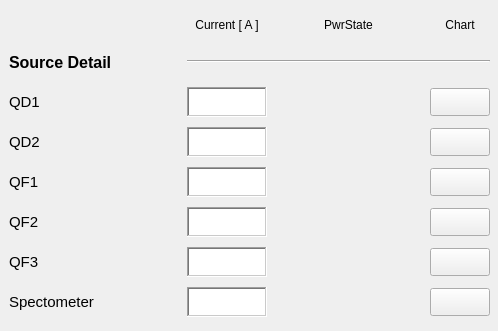
       <widget class="QWidget" name="scrollAreaWidgetContents_19">
        <property name="geometry">
         <rect>
          <x>0</x>
          <y>0</y>
          <width>498</width>
          <height>331</height>
         </rect>
        </property>
        <widget class="QWidget" name="layoutWidget">
         <property name="geometry">
          <rect>
           <x>9</x>
           <y>9</y>
           <width>481</width>
           <height>313</height>
          </rect>
         </property>
         <layout class="QGridLayout" name="gridLayout_6">
          <item row="0" column="1">
           <widget class="PyDMLabel" name="PyDMLabel_54">
            <property name="minimumSize">
             <size>
              <width>0</width>
              <height>24</height>
             </size>
            </property>
            <property name="maximumSize">
             <size>
              <width>16777215</width>
              <height>24</height>
             </size>
            </property>
            <property name="toolTip">
             <string/>
            </property>
            <property name="text">
             <string>Current [ A ]</string>
            </property>
            <property name="alignment">
             <set>Qt::AlignCenter</set>
            </property>
           </widget>
          </item>
          <item row="0" column="2">
           <widget class="PyDMLabel" name="PyDMLabel_56">
            <property name="toolTip">
             <string/>
            </property>
            <property name="text">
             <string>PwrState</string>
            </property>
            <property name="alignment">
             <set>Qt::AlignCenter</set>
            </property>
           </widget>
          </item>
          <item row="0" column="3">
           <widget class="PyDMLabel" name="PyDMLabel_115">
            <property name="toolTip">
             <string/>
            </property>
            <property name="text">
             <string>Chart</string>
            </property>
            <property name="alignment">
             <set>Qt::AlignCenter</set>
            </property>
           </widget>
          </item>
          <item row="1" column="0">
           <widget class="PyDMLabel" name="PyDMLabel_116">
            <property name="minimumSize">
             <size>
              <width>172</width>
              <height>30</height>
             </size>
            </property>
            <property name="maximumSize">
             <size>
              <width>172</width>
              <height>30</height>
             </size>
            </property>
            <property name="font">
             <font>
              <pointsize>12</pointsize>
              <weight>75</weight>
              <bold>true</bold>
             </font>
            </property>
            <property name="toolTip">
             <string/>
            </property>
            <property name="text">
             <string>Source Detail</string>
            </property>
           </widget>
          </item>
          <item row="1" column="1" colspan="3">
           <widget class="Line" name="line_11">
            <property name="sizeIncrement">
             <size>
              <width>0</width>
              <height>0</height>
             </size>
            </property>
            <property name="baseSize">
             <size>
              <width>0</width>
              <height>0</height>
             </size>
            </property>
            <property name="autoFillBackground">
             <bool>false</bool>
            </property>
            <property name="frameShadow">
             <enum>QFrame::Sunken</enum>
            </property>
            <property name="lineWidth">
             <number>1</number>
            </property>
            <property name="midLineWidth">
             <number>0</number>
            </property>
            <property name="orientation">
             <enum>Qt::Horizontal</enum>
            </property>
           </widget>
          </item>
          <item row="2" column="0">
           <widget class="PyDMLabel" name="PyDMLabel_117">
            <property name="minimumSize">
             <size>
              <width>172</width>
              <height>30</height>
             </size>
            </property>
            <property name="maximumSize">
             <size>
              <width>172</width>
              <height>30</height>
             </size>
            </property>
            <property name="font">
             <font>
              <pointsize>11</pointsize>
             </font>
            </property>
            <property name="toolTip">
             <string/>
            </property>
            <property name="text">
             <string>QD1</string>
            </property>
           </widget>
          </item>
          <item row="2" column="1">
           <widget class="PyDMLabel" name="PyDMLabel_60">
            <property name="enabled">
             <bool>true</bool>
            </property>
            <property name="minimumSize">
             <size>
              <width>80</width>
              <height>30</height>
             </size>
            </property>
            <property name="maximumSize">
             <size>
              <width>80</width>
              <height>30</height>
             </size>
            </property>
            <property name="toolTip">
             <string/>
            </property>
            <property name="accessibleDescription">
             <string/>
            </property>
            <property name="layoutDirection">
             <enum>Qt::LeftToRight</enum>
            </property>
            <property name="autoFillBackground">
             <bool>false</bool>
            </property>
            <property name="styleSheet">
             <string notr="true">background-color: qlineargradient(spread:pad, x1:0, y1:0, x2:1, y2:1, stop:0 rgba(255, 255, 255, 255), stop:1 rgba(255, 255, 255, 255));</string>
            </property>
            <property name="frameShape">
             <enum>QFrame::WinPanel</enum>
            </property>
            <property name="frameShadow">
             <enum>QFrame::Sunken</enum>
            </property>
            <property name="alignment">
             <set>Qt::AlignRight|Qt::AlignTrailing|Qt::AlignVCenter</set>
            </property>
            <property name="channel" stdset="0">
             <string>LI-01:PS-QD1:Current-Mon</string>
            </property>
           </widget>
          </item>
          <item row="2" column="3">
           <widget class="PyDMPushButton" name="PyDMPushButton_53">
            <property name="minimumSize">
             <size>
              <width>60</width>
              <height>28</height>
             </size>
            </property>
            <property name="maximumSize">
             <size>
              <width>60</width>
              <height>28</height>
             </size>
            </property>
            <property name="toolTip">
             <string/>
            </property>
           </widget>
          </item>
          <item row="3" column="0">
           <widget class="PyDMLabel" name="PyDMLabel_61">
            <property name="minimumSize">
             <size>
              <width>172</width>
              <height>0</height>
             </size>
            </property>
            <property name="maximumSize">
             <size>
              <width>172</width>
              <height>30</height>
             </size>
            </property>
            <property name="font">
             <font>
              <pointsize>11</pointsize>
             </font>
            </property>
            <property name="toolTip">
             <string/>
            </property>
            <property name="text">
             <string>QD2</string>
            </property>
           </widget>
          </item>
          <item row="3" column="1">
           <widget class="PyDMLabel" name="PyDMLabel_118">
            <property name="enabled">
             <bool>true</bool>
            </property>
            <property name="minimumSize">
             <size>
              <width>80</width>
              <height>30</height>
             </size>
            </property>
            <property name="maximumSize">
             <size>
              <width>80</width>
              <height>30</height>
             </size>
            </property>
            <property name="toolTip">
             <string/>
            </property>
            <property name="accessibleDescription">
             <string/>
            </property>
            <property name="layoutDirection">
             <enum>Qt::LeftToRight</enum>
            </property>
            <property name="autoFillBackground">
             <bool>false</bool>
            </property>
            <property name="styleSheet">
             <string notr="true">background-color: qlineargradient(spread:pad, x1:0, y1:0, x2:1, y2:1, stop:0 rgba(255, 255, 255, 255), stop:1 rgba(255, 255, 255, 255));</string>
            </property>
            <property name="frameShape">
             <enum>QFrame::WinPanel</enum>
            </property>
            <property name="frameShadow">
             <enum>QFrame::Sunken</enum>
            </property>
            <property name="alignment">
             <set>Qt::AlignRight|Qt::AlignTrailing|Qt::AlignVCenter</set>
            </property>
            <property name="channel" stdset="0">
             <string>LI-01:PS-QD2:Current-Mon</string>
            </property>
           </widget>
          </item>
          <item row="3" column="3">
           <widget class="PyDMPushButton" name="PyDMPushButton_54">
            <property name="minimumSize">
             <size>
              <width>60</width>
              <height>28</height>
             </size>
            </property>
            <property name="maximumSize">
             <size>
              <width>60</width>
              <height>28</height>
             </size>
            </property>
            <property name="toolTip">
             <string/>
            </property>
           </widget>
          </item>
          <item row="4" column="0">
           <widget class="PyDMLabel" name="pv02raps01_6">
            <property name="minimumSize">
             <size>
              <width>172</width>
              <height>30</height>
             </size>
            </property>
            <property name="maximumSize">
             <size>
              <width>172</width>
              <height>30</height>
             </size>
            </property>
            <property name="font">
             <font>
              <pointsize>11</pointsize>
             </font>
            </property>
            <property name="toolTip">
             <string/>
            </property>
            <property name="text">
             <string>QF1</string>
            </property>
           </widget>
          </item>
          <item row="4" column="1">
           <widget class="PyDMLabel" name="PyDMLabel_119">
            <property name="enabled">
             <bool>true</bool>
            </property>
            <property name="minimumSize">
             <size>
              <width>80</width>
              <height>30</height>
             </size>
            </property>
            <property name="maximumSize">
             <size>
              <width>80</width>
              <height>30</height>
             </size>
            </property>
            <property name="toolTip">
             <string/>
            </property>
            <property name="accessibleDescription">
             <string/>
            </property>
            <property name="layoutDirection">
             <enum>Qt::LeftToRight</enum>
            </property>
            <property name="autoFillBackground">
             <bool>false</bool>
            </property>
            <property name="styleSheet">
             <string notr="true">background-color: qlineargradient(spread:pad, x1:0, y1:0, x2:1, y2:1, stop:0 rgba(255, 255, 255, 255), stop:1 rgba(255, 255, 255, 255));</string>
            </property>
            <property name="frameShape">
             <enum>QFrame::WinPanel</enum>
            </property>
            <property name="frameShadow">
             <enum>QFrame::Sunken</enum>
            </property>
            <property name="alignment">
             <set>Qt::AlignRight|Qt::AlignTrailing|Qt::AlignVCenter</set>
            </property>
            <property name="channel" stdset="0">
             <string>LI-Fam:PS-QF1:Current-Mon</string>
            </property>
           </widget>
          </item>
          <item row="4" column="3">
           <widget class="PyDMPushButton" name="PyDMPushButton_55">
            <property name="minimumSize">
             <size>
              <width>60</width>
              <height>28</height>
             </size>
            </property>
            <property name="maximumSize">
             <size>
              <width>60</width>
              <height>28</height>
             </size>
            </property>
            <property name="toolTip">
             <string/>
            </property>
           </widget>
          </item>
          <item row="5" column="0">
           <widget class="PyDMLabel" name="pv02raps02_6">
            <property name="minimumSize">
             <size>
              <width>172</width>
              <height>30</height>
             </size>
            </property>
            <property name="maximumSize">
             <size>
              <width>172</width>
              <height>30</height>
             </size>
            </property>
            <property name="font">
             <font>
              <pointsize>11</pointsize>
             </font>
            </property>
            <property name="toolTip">
             <string/>
            </property>
            <property name="text">
             <string>QF2</string>
            </property>
           </widget>
          </item>
          <item row="5" column="1">
           <widget class="PyDMLabel" name="PyDMLabel_67">
            <property name="enabled">
             <bool>true</bool>
            </property>
            <property name="minimumSize">
             <size>
              <width>80</width>
              <height>30</height>
             </size>
            </property>
            <property name="maximumSize">
             <size>
              <width>80</width>
              <height>30</height>
             </size>
            </property>
            <property name="toolTip">
             <string/>
            </property>
            <property name="accessibleDescription">
             <string/>
            </property>
            <property name="layoutDirection">
             <enum>Qt::LeftToRight</enum>
            </property>
            <property name="autoFillBackground">
             <bool>false</bool>
            </property>
            <property name="styleSheet">
             <string notr="true">background-color: qlineargradient(spread:pad, x1:0, y1:0, x2:1, y2:1, stop:0 rgba(255, 255, 255, 255), stop:1 rgba(255, 255, 255, 255));</string>
            </property>
            <property name="frameShape">
             <enum>QFrame::WinPanel</enum>
            </property>
            <property name="frameShadow">
             <enum>QFrame::Sunken</enum>
            </property>
            <property name="alignment">
             <set>Qt::AlignRight|Qt::AlignTrailing|Qt::AlignVCenter</set>
            </property>
            <property name="channel" stdset="0">
             <string>LI-Fam:PS-QF2:Current-Mon</string>
            </property>
           </widget>
          </item>
          <item row="5" column="3">
           <widget class="PyDMPushButton" name="PyDMPushButton_56">
            <property name="minimumSize">
             <size>
              <width>60</width>
              <height>28</height>
             </size>
            </property>
            <property name="maximumSize">
             <size>
              <width>60</width>
              <height>28</height>
             </size>
            </property>
            <property name="toolTip">
             <string/>
            </property>
           </widget>
          </item>
          <item row="6" column="0">
           <widget class="PyDMLabel" name="pv03raps01_9">
            <property name="minimumSize">
             <size>
              <width>172</width>
              <height>30</height>
             </size>
            </property>
            <property name="maximumSize">
             <size>
              <width>172</width>
              <height>30</height>
             </size>
            </property>
            <property name="font">
             <font>
              <pointsize>11</pointsize>
             </font>
            </property>
            <property name="toolTip">
             <string/>
            </property>
            <property name="text">
             <string>QF3</string>
            </property>
           </widget>
          </item>
          <item row="6" column="1">
           <widget class="PyDMLabel" name="PyDMLabel_120">
            <property name="enabled">
             <bool>true</bool>
            </property>
            <property name="minimumSize">
             <size>
              <width>80</width>
              <height>30</height>
             </size>
            </property>
            <property name="maximumSize">
             <size>
              <width>80</width>
              <height>30</height>
             </size>
            </property>
            <property name="toolTip">
             <string/>
            </property>
            <property name="accessibleDescription">
             <string/>
            </property>
            <property name="layoutDirection">
             <enum>Qt::LeftToRight</enum>
            </property>
            <property name="autoFillBackground">
             <bool>false</bool>
            </property>
            <property name="styleSheet">
             <string notr="true">background-color: qlineargradient(spread:pad, x1:0, y1:0, x2:1, y2:1, stop:0 rgba(255, 255, 255, 255), stop:1 rgba(255, 255, 255, 255));</string>
            </property>
            <property name="frameShape">
             <enum>QFrame::WinPanel</enum>
            </property>
            <property name="frameShadow">
             <enum>QFrame::Sunken</enum>
            </property>
            <property name="alignment">
             <set>Qt::AlignRight|Qt::AlignTrailing|Qt::AlignVCenter</set>
            </property>
            <property name="channel" stdset="0">
             <string>LI-01:PS-QF3:Current-Mon</string>
            </property>
           </widget>
          </item>
          <item row="6" column="3">
           <widget class="PyDMPushButton" name="PyDMPushButton_57">
            <property name="minimumSize">
             <size>
              <width>60</width>
              <height>28</height>
             </size>
            </property>
            <property name="maximumSize">
             <size>
              <width>60</width>
              <height>28</height>
             </size>
            </property>
            <property name="toolTip">
             <string/>
            </property>
           </widget>
          </item>
          <item row="7" column="0">
           <widget class="PyDMLabel" name="pv03raps01_10">
            <property name="minimumSize">
             <size>
              <width>172</width>
              <height>30</height>
             </size>
            </property>
            <property name="maximumSize">
             <size>
              <width>172</width>
              <height>30</height>
             </size>
            </property>
            <property name="font">
             <font>
              <pointsize>11</pointsize>
             </font>
            </property>
            <property name="toolTip">
             <string/>
            </property>
            <property name="text">
             <string>Spectometer</string>
            </property>
           </widget>
          </item>
          <item row="7" column="1">
           <widget class="PyDMLabel" name="PyDMLabel_121">
            <property name="enabled">
             <bool>true</bool>
            </property>
            <property name="minimumSize">
             <size>
              <width>80</width>
              <height>30</height>
             </size>
            </property>
            <property name="maximumSize">
             <size>
              <width>80</width>
              <height>30</height>
             </size>
            </property>
            <property name="toolTip">
             <string/>
            </property>
            <property name="accessibleDescription">
             <string/>
            </property>
            <property name="layoutDirection">
             <enum>Qt::LeftToRight</enum>
            </property>
            <property name="autoFillBackground">
             <bool>false</bool>
            </property>
            <property name="styleSheet">
             <string notr="true">background-color: qlineargradient(spread:pad, x1:0, y1:0, x2:1, y2:1, stop:0 rgba(255, 255, 255, 255), stop:1 rgba(255, 255, 255, 255));</string>
            </property>
            <property name="frameShape">
             <enum>QFrame::WinPanel</enum>
            </property>
            <property name="frameShadow">
             <enum>QFrame::Sunken</enum>
            </property>
            <property name="alignment">
             <set>Qt::AlignRight|Qt::AlignTrailing|Qt::AlignVCenter</set>
            </property>
            <property name="channel" stdset="0">
             <string>LI-01:PS-Spect:Current-Mon</string>
            </property>
           </widget>
          </item>
          <item row="7" column="3">
           <widget class="PyDMPushButton" name="PyDMPushButton_58">
            <property name="minimumSize">
             <size>
              <width>60</width>
              <height>28</height>
             </size>
            </property>
            <property name="maximumSize">
             <size>
              <width>60</width>
              <height>28</height>
             </size>
            </property>
            <property name="toolTip">
             <string/>
            </property>
           </widget>
          </item>
          <item row="7" column="2">
           <widget class="SiriusLedAlert" name="led_spec">
            <property name="toolTip">
             <string/>
            </property>
            <property name="onColor">
             <color>
              <red>0</red>
              <green>140</green>
              <blue>0</blue>
             </color>
            </property>
            <property name="offColor">
             <color>
              <red>207</red>
              <green>0</green>
              <blue>0</blue>
             </color>
            </property>
            <property name="channel" stdset="0">
             <string>LI-01:PS-Spect:DiagStatus-Mon</string>
            </property>
           </widget>
          </item>
          <item row="6" column="2">
           <widget class="SiriusLedAlert" name="led_qf3">
            <property name="toolTip">
             <string/>
            </property>
            <property name="onColor">
             <color>
              <red>0</red>
              <green>140</green>
              <blue>0</blue>
             </color>
            </property>
            <property name="offColor">
             <color>
              <red>207</red>
              <green>0</green>
              <blue>0</blue>
             </color>
            </property>
            <property name="channel" stdset="0">
             <string>LI-01:PS-QF3:DiagStatus-Mon</string>
            </property>
           </widget>
          </item>
          <item row="5" column="2">
           <widget class="SiriusLedAlert" name="led_qf2">
            <property name="toolTip">
             <string/>
            </property>
            <property name="onColor">
             <color>
              <red>0</red>
              <green>140</green>
              <blue>0</blue>
             </color>
            </property>
            <property name="offColor">
             <color>
              <red>207</red>
              <green>0</green>
              <blue>0</blue>
             </color>
            </property>
            <property name="channel" stdset="0">
             <string>LI-Fam:PS-QF2:DiagStatus-Mon</string>
            </property>
           </widget>
          </item>
          <item row="4" column="2">
           <widget class="SiriusLedAlert" name="led_qf1">
            <property name="toolTip">
             <string/>
            </property>
            <property name="onColor">
             <color>
              <red>0</red>
              <green>140</green>
              <blue>0</blue>
             </color>
            </property>
            <property name="offColor">
             <color>
              <red>207</red>
              <green>0</green>
              <blue>0</blue>
             </color>
            </property>
            <property name="channel" stdset="0">
             <string>LI-Fam:PS-QF1:DiagStatus-Mon</string>
            </property>
           </widget>
          </item>
          <item row="3" column="2">
           <widget class="SiriusLedAlert" name="led_qd2">
            <property name="toolTip">
             <string/>
            </property>
            <property name="onColor">
             <color>
              <red>0</red>
              <green>140</green>
              <blue>0</blue>
             </color>
            </property>
            <property name="offColor">
             <color>
              <red>207</red>
              <green>0</green>
              <blue>0</blue>
             </color>
            </property>
            <property name="channel" stdset="0">
             <string>LI-01:PS-QD2:DiagStatus-Mon</string>
            </property>
           </widget>
          </item>
          <item row="2" column="2">
           <widget class="SiriusLedAlert" name="led_qd1">
            <property name="toolTip">
             <string/>
            </property>
            <property name="state">
             <bool>false</bool>
            </property>
            <property name="onColor">
             <color>
              <red>0</red>
              <green>140</green>
              <blue>0</blue>
             </color>
            </property>
            <property name="offColor">
             <color>
              <red>207</red>
              <green>0</green>
              <blue>0</blue>
             </color>
            </property>
            <property name="channel" stdset="0">
             <string>LI-01:PS-QD1:DiagStatus-Mon</string>
            </property>
           </widget>
          </item>
         </layout>
        </widget>
       </widget>
